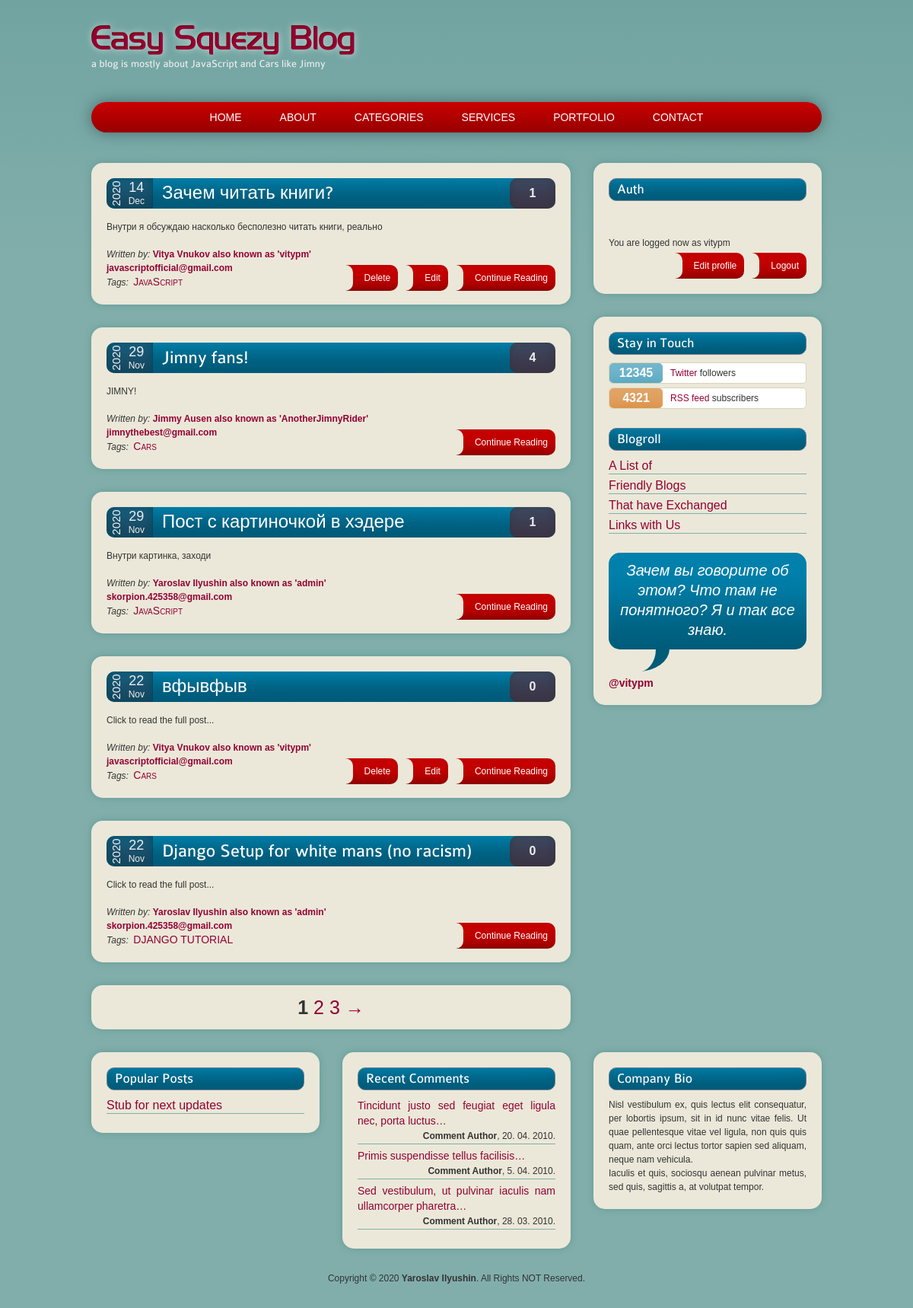
Screenshot of / (signed in) with the database file from the repository.
### theblog/models.py (models this page shows, shortened)
class Post(models.Model):
    title = models.CharField(max_length=255)
    header_image = models.ImageField(null=True, blank=True, upload_to="images/")
    title_tag = models.CharField(max_length=255)
    author = models.ForeignKey(User, on_delete=models.CASCADE)
    body = RichTextField(blank=True, null=True)
    post_date = models.DateField(auto_now_add=True)
    category = models.CharField(max_length=255, default='unstated')
    snippet = models.CharField(max_length=255)
    likes = models.ManyToManyField(User, related_name='blog_posts')
    pass

### theblog/views.py (the view)
# urls.py: path('', HomeView.as_view(), name="home"),
class HomeView(ListView):
    model = Post
    template_name = 'index.html'
    paginate_by = 5
    queryset = Post.objects.all()
    cats = Category.objects.all()
    ordering = ['-id']
    def get_context_data(self, *args, **kwargs):
        category_menu = Category.objects.all()
        context = super(HomeView, self).get_context_data(*args, **kwargs)
        context['category_menu'] = category_menu
        return context
        pass
    pass

### theblog/models.py (called while the page is built)
    def __str__(self):
        return self.name
        pass

### theblog/templates/index.html (shortened to what this page needs)
<!DOCTYPE html>
<html lang=en>
<head>
	{% load staticfiles %}
	<link href='{% static "styles.css" %}' rel=stylesheet />
</head>
<body>
{% include "header.html" %}
<div class=clearfix>
	<div id=content>
		<ul>
			{% for post in object_list %}
				<article>
					<header>
						<div class=time>
							<div class=year>{{ post.post_date.year }}</div>
							<div class=date>{{ post.post_date.day }}<span> {{ post.post_date | date:'M'}} </span></div>
						</div>
						<a class=postMenu href="{% url 'article_detail' post.pk %}"><h1>{{post.title}}</h1></a>
						<div class=comments>{{ post.comments.count }}</div>
					</header>
				<p>{{ post.snippet }}</p>
				<footer>
					<em>Written by:</em> <a href="{% url 'author_detail' post.pk %}"><strong>{{post.author.first_name}} {{post.author.last_name}} also known as '{{post.author}}'
					</br> {{post.author.email}}</strong></a>
					<span class=newLine><em>Tags:</em> <a class=tags href={% url 'category' post.category %}>{{post.category}}</a></span>
					<a class=button href={% url 'article_detail' post.pk %} align='right'>Continue Reading</a>
					{% if user.is_authenticated and post.author.id == user.id %}
						<a class=button href={% url "update_post" post.pk %} align='left'>Edit</a>
						<a class=button href={% url "delete_post" post.pk %} align='left'>Delete</a>
					{% endif %}
				</footer>
				</article>
			{% endfor %}
		</ul>
<article>
<div class="pagination" align="center" style="font-size: 25px">
    {% if page_obj.paginator.num_pages <= 5 %}
    {% for num in page_obj.paginator.page_range %}
        {% if num == page_obj.number %}
            <span class="current"><b>{{ num }}</b></span>
        {% else %}
            <a href="?page={{ num }}"> {{ num }}</a>
        {% endif %}
    {% endfor %}
    {% if page_obj.has_next %}
        <a href="?page={{ page_obj.next_page_number }}">→</a>
    {% endif %}
    {% endif %}
</div>
</article>
	</div>
	<aside>
		<section>
			<h1>Auth</h1>
			<br/><br/>
			<ul id=inTouch>
				{% if user.is_authenticated %}
					<span><h2>You are logged now as {{user}}</h2></span>
					<a class=button href={% url 'logout' %} align='right'>Logout</a>
					<a class=button href={% url 'edit_profile' %} align='left'>Edit profile</a>
				{% else %}
					<a class=button href={% url 'register' %} align='left'>Registration</a>
					<a class=button href={% url 'login' %} align='right'>Login</a>
				{% endif %}
			</ul>
		</section>
	</aside>
	<aside>
		<section>
			<h1>Stay in Touch</h1>
			<ul id=inTouch>
				<li><span class=twitter>12345</span> <a href=#>Twitter</a> followers</li>
				<li><span class=rss>4321</span> <a href=#>RSS feed</a> subscribers</li>
			</ul>
		</section>
		<nav>
			<h1>Blogroll</h1>
			<ul class=links>
				<li><a href=#>A List of</a></li>
				<li><a href=#>Friendly Blogs</a></li>
				<li><a href=#>That have Exchanged</a></li>
				<li><a href=#>Links with Us</a></li>
			</ul>
		</nav>
		<section>
			<blockquote>Зачем вы говорите об этом? Что там не понятного? Я и так все знаю.</blockquote>
			<a class=twitterHandle href="#">@vitypm</a>
		</section>
	</aside>
</div>
<footer class=clearfix>
		<section>
			<h1>Popular Posts</h1>
			<ul class=links>
				<li><a href=#>Stub for next updates</a></li>
			</ul>
		</section>
		<section>
			<h1>Recent Comments</h1>
			<ul id=comments>
				<li>
					<a href=#>Tincidunt justo sed feugiat eget ligula nec, porta luctus&hellip;</a>
					<span class=newLine><strong>Comment Author</strong>, 20. 04. 2010.</span>
				</li>
				<li>
					<a href=#>Primis suspendisse tellus facilisis&hellip;</a>
					<span class=newLine><strong>Comment Author</strong>, 5. 04. 2010.</span>
				</li>
				<li>
					<a href=#>Sed vestibulum, ut pulvinar iaculis nam ullamcorper pharetra&hellip;</a>
					<span class=newLine><strong>Comment Author</strong>, 28. 03. 2010.</span>
				</li>
			</ul>
		</section>
		<section>
			<h1>Company Bio</h1>
			<p>Nisl vestibulum ex, quis lectus elit consequatur, per lobortis ipsum, sit in id nunc vitae felis. Ut quae pellentesque vitae vel ligula, non quis quis quam, ante orci lectus tortor sapien sed aliquam, neque nam vehicula.</p>
			<p>Iaculis et quis, sociosqu aenean pulvinar metus, sed quis, sagittis a, at volutpat tempor.</p>
		</section>
	<p class=copyright>Copyright &copy; 2020 <strong>Yaroslav Ilyushin</strong>. All Rights NOT Reserved.</p>
</footer>
</body>
</html>

### rows the page displays
Post: post_date.year "2020", post_date.day "14", post_date "Dec", title "Зачем читать книги?", comments.count "1", snippet "Внутри я обсуждаю насколько бесполезно читать книги, реально", author.first_name "Vitya", author.last_name "Vnukov", author "vitypm", author.email "javascriptofficial@gmail.com", category "JavaScript", shows "Edit"
Post: post_date.year "2020", post_date.day "29", post_date "Nov", title "Jimny fans!", comments.count "4", snippet "JIMNY!", author.first_name "Jimmy", author.last_name "Ausen", author "AnotherJimnyRider", author.email "jimnythebest@gmail.com", category "Cars"
Post: post_date.year "2020", post_date.day "29", post_date "Nov", title "Пост с картиночкой в хэдере", comments.count "1", snippet "Внутри картинка, заходи", author.first_name "Yaroslav", author.last_name "Ilyushin", author "admin", author.email "skorpion.425358@gmail.com", category "JavaScript"
Post: post_date.year "2020", post_date.day "22", post_date "Nov", title "вфывфыв", comments.count "0", snippet "Click to read the full post...", author.first_name "Vitya", author.last_name "Vnukov", author "vitypm", author.email "javascriptofficial@gmail.com", category "Cars", shows "Edit"
Post: post_date.year "2020", post_date.day "22", post_date "Nov", title "Django Setup for white mans (no racism)", comments.count "0", snippet "Click to read the full post...", author.first_name "Yaroslav", author.last_name "Ilyushin", author "admin", author.email "skorpion.425358@gmail.com", category "DJANGO TUTORIAL"

### other values shown
{{ num }} "1"
{{ num }} "2" "3"
{{ user }} "vitypm"
